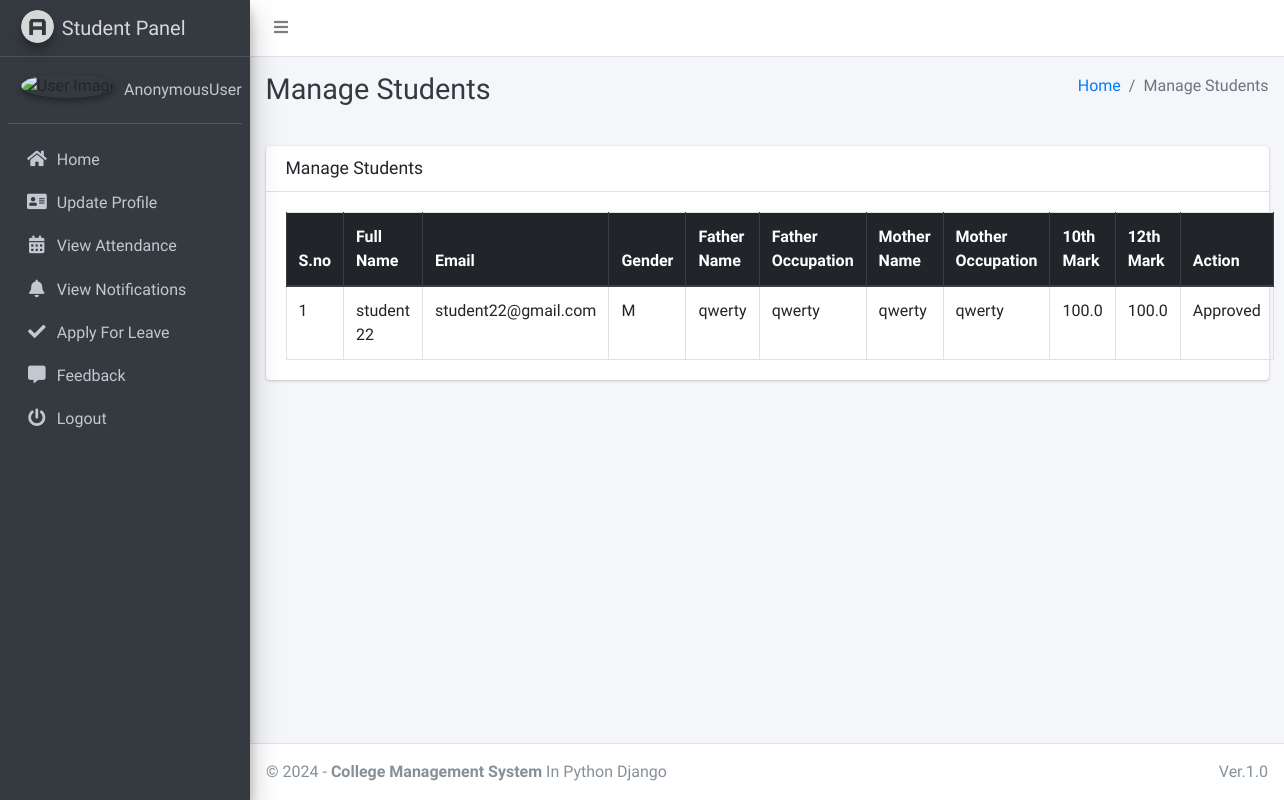
Before: /student/manage/ with the older database file.
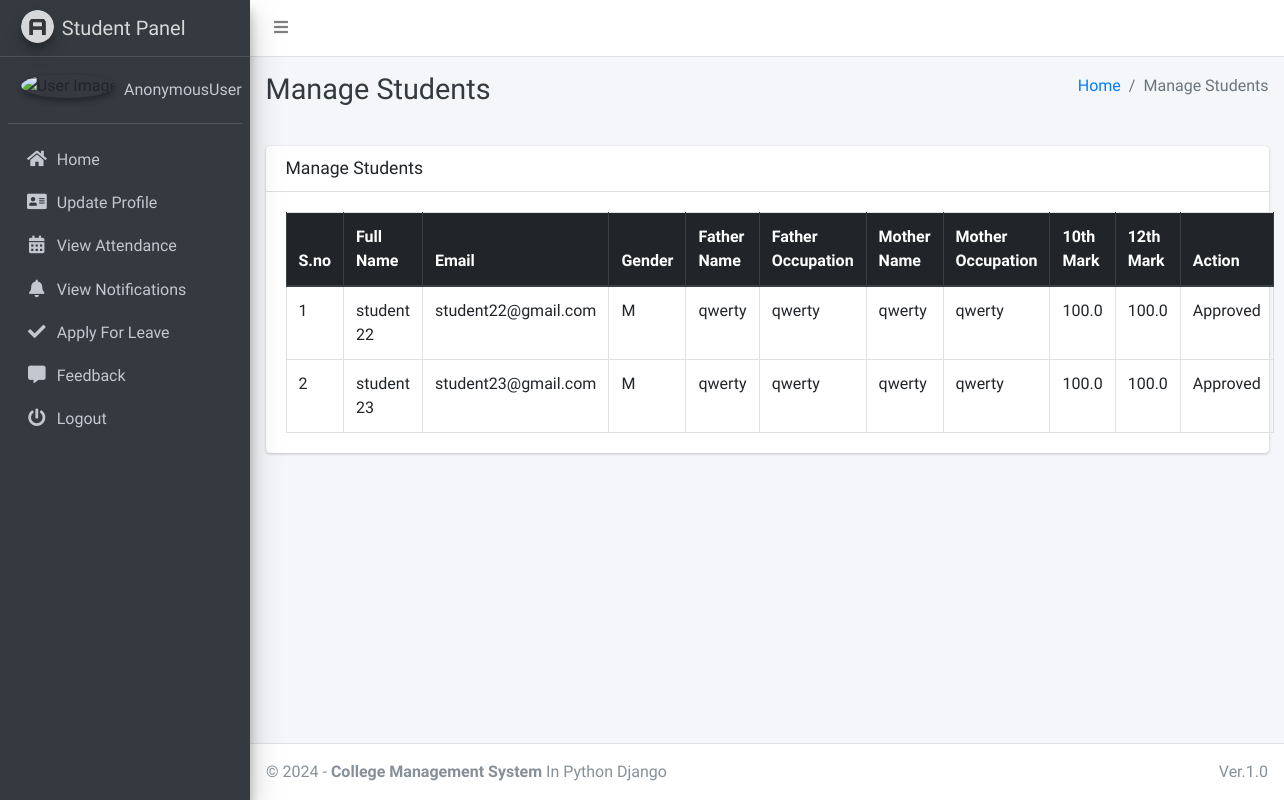
After: the same page with the newer database file.
### main_app/models.py (models this page shows, shortened)
class StudentData(models.Model):
    USER_TYPE = ((1, "HOD"), (2, "Staff"), (3, "Student"))
    GENDER = [("M", "Male"), ("F", "Female")]
    first_name = models.CharField(max_length=150)
    last_name = models.CharField(max_length=150, blank=True)
    username = None  # Removed username, using email instead
    email = models.EmailField(unique=True)
    password = models.CharField(default="pass",max_length=150)
    user_type = models.CharField(default=1, choices=USER_TYPE, max_length=1)
    gender = models.CharField(max_length=1, choices=GENDER)
    profile_pic = models.ImageField(blank=True)
    status = models.CharField(max_length=150, blank=True)
    created_at = models.DateTimeField(auto_now_add=True)
    updated_at = models.DateTimeField(auto_now=True)
    address = models.TextField(blank=True)
    father_name = models.CharField(max_length=150, blank=True)
    father_occupation = models.CharField(max_length=150, blank=True)
    mother_name = models.CharField(max_length=150, blank=True)
    mother_occupation = models.CharField(max_length=150, blank=True)
    mark_10 = models.FloatField(blank=True, null=True)
    mark_12 = models.FloatField(blank=True, null=True)
    objects = CustomUserManager()

### main_app/hod_views.py (the view)
# urls.py: path("student/manage/", hod_views.manage_student, name='manage_student'),
def manage_student(request):
    students = StudentData.objects.filter(user_type=3)
    context = {
        'students': students,
        'page_title': 'Manage Students'
    }
    return render(request, "hod_template/manage_student.html", context)

### main_app/templates/hod_template/manage_student.html
{% extends 'main_app/base.html' %}
{% load static %}
{% block page_title %}{{page_title}}{% endblock page_title %}
{% block content %}
<section class="content">
    <div class="container-fluid">
        <div class="row">
            <div class="col-md-12">
                <div class="card">
                    <div class="card-header">
                        <h3 class="card-title">{{page_title}}</h3>
                    </div>
                    <div class="card-body">
                        <table id="example2" class="table table-bordered table-hover">
                            <thead class="thead-dark">
                                <tr>
                                    <th>S.no</th>
                                    <th>Full Name</th>
                                    <th>Email</th>
                                    <th>Gender</th>
                                    <th>Father Name</th>
                                    <th>Father Occupation</th>
                                    <th>Mother Name</th>
                                    <th>Mother Occupation</th>
                                    <th>10th Mark</th>
                                    <th>12th Mark</th>
                                    <th>Action</th>
                                </tr>
                            </thead>
                            <tbody>
                                {% for student in students %}
                                <tr>
                                    <td>{{ forloop.counter }}</td>
                                    <td>{{student.first_name}} {{student.last_name}}</td>
                                    <td>{{student.email}}</td>
                                    <td>{{student.gender}}</td>
                                    <td>{{student.father_name}}</td>
                                    <td>{{student.father_occupation}}</td>
                                    <td>{{student.mother_name}}</td>
                                    <td>{{student.mother_occupation}}</td>
                                    <td>{{student.mark_10}}</td>
                                    <td>{{student.mark_12}}</td>
                                    {% if student.status == "Approved" %}
                                        <td>Approved</td>
                                    {% else %}
                                        <td>
                                            <a href="{% url 'edit_student' student.id %}" class="btn btn-info">Approve</a>
                                            <a href="{% url 'delete_student' student.id %}" class="btn btn-danger" onclick="return confirm('Are you sure about this?')">Reject</a>
                                        </td>
                                    {% endif %}
                                </tr>
                                {% endfor %}
                            </tbody>
                        </table>
                    </div>
                </div>
            </div>
        </div>
    </div>
</section>
{% endblock content %}

Changed rows visible on the page:
added StudentData: first_name "student", last_name "23", email "student23@gmail.com", gender "M", father_name "qwerty", father_occupation "qwerty", mother_name "qwerty", mother_occupation "qwerty", mark_10 "100.0", mark_12 "100.0", status "Approved"
